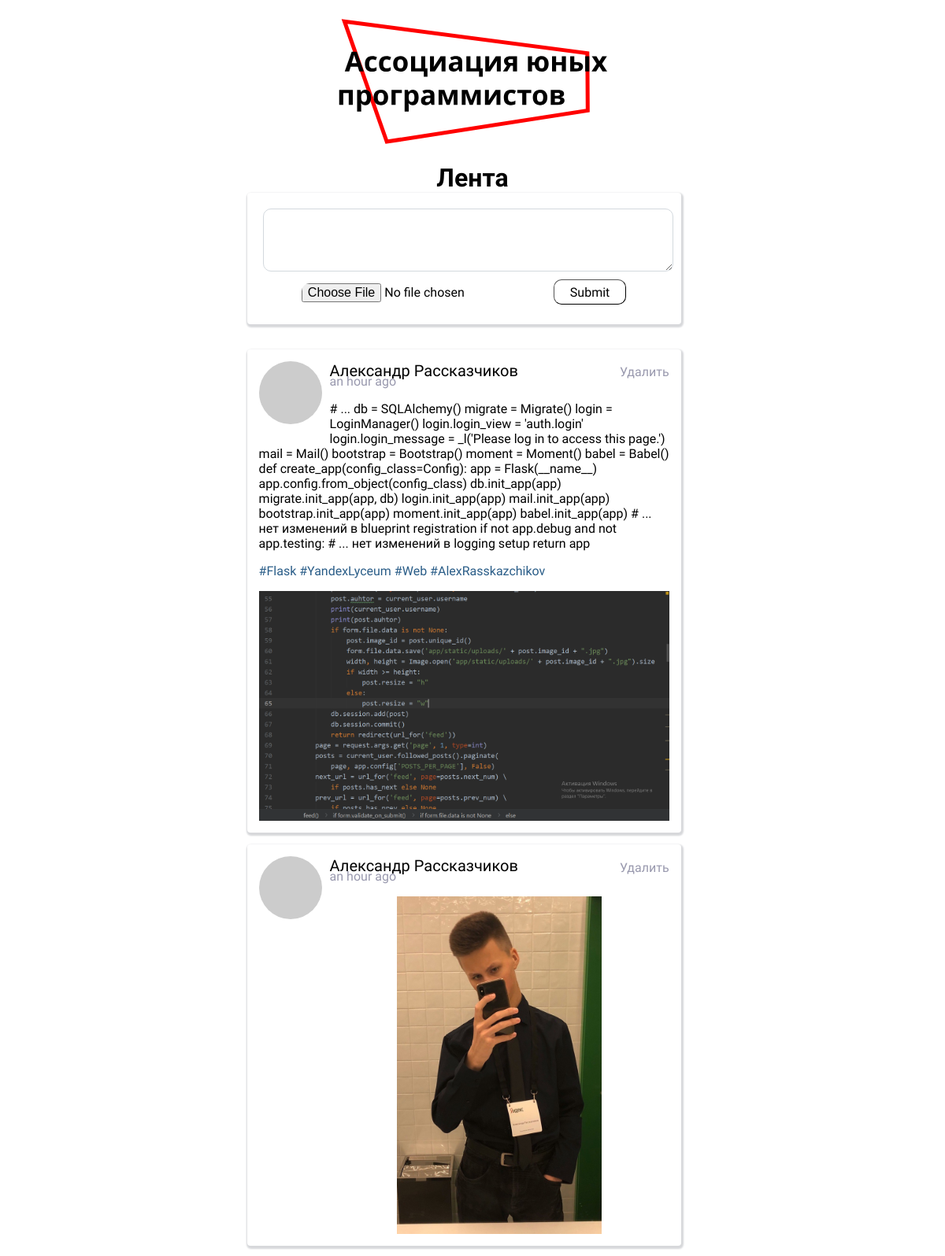
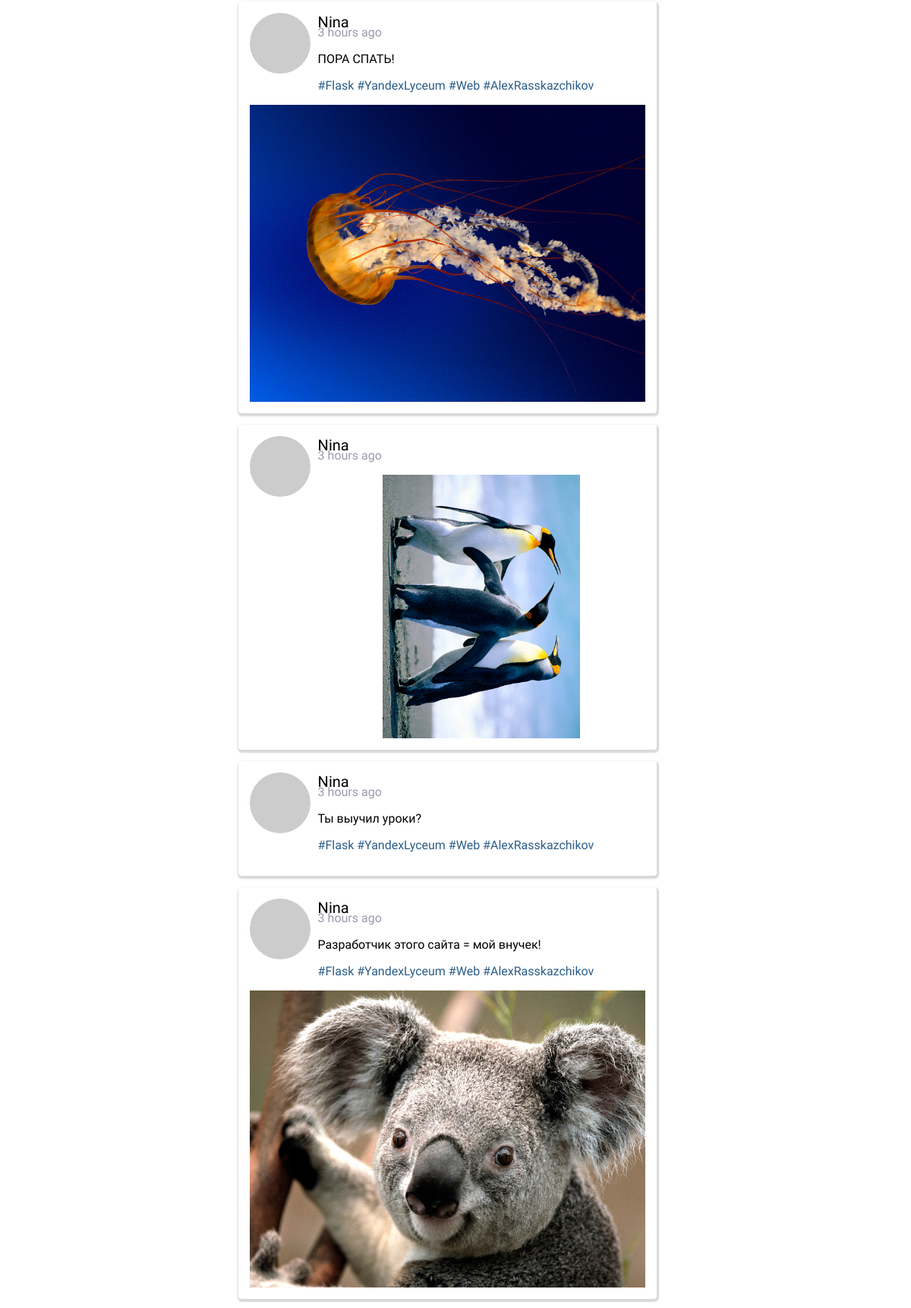
/feed (signed in, upper part), run on the app's committed database (2 pictures, top to bottom).
### app/models.py (models this page shows, shortened)
class Post(db.Model):
    id = db.Column(db.Integer, primary_key=True)
    body = db.Column(db.String(140))
    timestamp = db.Column(db.DateTime, index=True, default=datetime.utcnow)
    user_id = db.Column(db.Integer, db.ForeignKey('user.id'))
    image_id = db.Column(db.String(140))
    resize = db.Column(db.String(1))

class User(UserMixin, db.Model):
    id = db.Column(db.Integer, primary_key=True)
    username = db.Column(db.String(64), index=True, unique=True)
    email = db.Column(db.String(120), index=True, unique=True)
    password_hash = db.Column(db.String(128))
    posts = db.relationship('Post', backref='author', lazy='dynamic')
    about_me = db.Column(db.String(140))
    last_seen = db.Column(db.DateTime, default=datetime.utcnow)
    followed = db.relationship(
        'User', secondary=followers,
        primaryjoin=(followers.c.follower_id == id),
        secondaryjoin=(followers.c.followed_id == id),
        backref=db.backref('followers', lazy='dynamic'), lazy='dynamic')
    def avatar(self, size):
        digest = md5(self.email.lower().encode('utf-8')).hexdigest()
        return 'https://www.gravatar.com/avatar/{}?d=identicon&s={}'.format(
            digest, size)
    def followed_posts(self):
        followed = Post.query.join(
            followers, (followers.c.followed_id == Post.user_id)).filter(
            followers.c.follower_id == self.id)
        own = Post.query.filter_by(user_id=self.id)
        return followed.union(own).order_by(Post.timestamp.desc())

### app/routes.py (the view, shortened to what this page needs)
@app.route('/feed', methods=['GET', 'POST'])
@login_required
def feed():
    form = PostForm()
    page = request.args.get('page', 1, type=int)
    posts = current_user.followed_posts().paginate(
        page, app.config['POSTS_PER_PAGE'], False)
    next_url = url_for('feed', page=posts.next_num) \
        if posts.has_next else None
    prev_url = url_for('feed', page=posts.prev_num) \
        if posts.has_prev else None
    return render_template('feed.html', title='Лента', form=form,
                           posts=posts.items, next_url=next_url,
                           prev_url=prev_url, now=datetime.utcnow().strftime("%d.%m"))

### app/forms.py
class PostForm(FlaskForm):
    post = TextAreaField('Напишите что-нибудь.', validators=[Length(min=0, max=10000)])
    file = FileField()
    submit = SubmitField('Выложить')

### app/models.py (called while the page is built)
@login.user_loader
def load_user(user_id):
    return User.query.get(int(user_id))

### app/routes.py (called while the page is built)
@app.before_request
def before_request():
    if current_user.is_authenticated:
        current_user.last_seen = datetime.utcnow()
        db.session.commit()

### app/templates/feed.html (shortened to what this page needs)
{% extends "base.html" %}
{% block content %}
    {% if form %}
    <div class="post-input-window">
        <form action="" method="post" enctype="multipart/form-data" >
            <div class="post" align="center">
                {{ form.post(class_="post-input") }}<br>
                {{ form.file() }}
                <input type="submit" align="right" class="button">
            </div>
        </form>
    </div>
    {% endif %}
    <div style="text-align: left; width: 40%; margin: auto; padding-top: 1em;">
        {% for post in posts %}
        {% include '_post.html' %}
        {% endfor %}
    </div>
{% endblock %}

### app/templates/_post.html (shortened to what this page needs)
<link rel="stylesheet" href="/static/main.css">
<div class="post">
    <div class="post-avatar">
            <a href="{{ url_for('user', username=post.author.username) }}">
        <img src="{{ post.author.avatar(36) }}" class="post-avatar">
            </a>
            </div>
    {% if post.user_id == current_user.id %}
        <a href="/delete_post/{{post.id}}">
            <p class="small-text">
            Удалить
            </p>
        </a>
    {% endif %}
    <div class="post-username">
        {{post.author.username}}
    </div>
    <p class="post-time">{{moment(post.timestamp).fromNow()}}</p>
    {% if post.body %}
    <div class="post-text">
        <p>{{ post.body }}</p></div>
    <p>#Flask #YandexLyceum #Web #AlexRasskazchikov</p>
    {% endif %}
    {% if post.image_id %}
        <div align="center">
            <a href="static/uploads/{{post.image_id}}.jpg">
                {% if post.resize == "h" %}
                    <img src="/static/uploads/{{ post.image_id }}.jpg" class="post-image-w" align="center">
                {% else %}
                     <img src="/static/uploads/{{ post.image_id }}.jpg" class="post-image-h" align="center">
                {% endif %}
            </a>
        </div>
    {% endif %}
</div>

### app/static/main.css (style rules this page uses)
a { text-decoration: none; }
.post-avatar { border-radius: 50%; }
body { background-color: white; }
p, h1, h3 { font-family: "Istok Web"; }
input { font-family: "Istok Web"; margin: 5px; size: 32; height: 2em; border-radius: 10px; border-color: black; border-width: 1px; text-align: center; font-size: 1em; }
.post { font-family: "Istok Web"; width: 110%; background: #fff; border-radius: 4px; border-color: #d7d8db; box-shadow: 1px 2px 2px 2px #d7d8db; padding: 15px; margin-left: -3.1em; margin-bottom: 15px; }
.post-input-window { text-align: left; width: 40%; margin: auto; margin-top: 1em; }
.post-text { margin-top: 10px; margin-bottom: 10px; }
.post-input { font-family: "Istok Web"; margin: 5px; width: 100%; height: 5em; border-radius: 10px; border-color: #D3D9DE; border-width: 1px; text-align: center; font-size: 1em; padding: 10px; resize: vertical; }
.post-image-h { max-width:50%; max-height:50%; margin-bottom: 0em; }
.post-image-w { max-width:100%; max-height:100%; margin-bottom: 0em; }
.post-avatar { float: left; margin-right: 5px; margin-bottom: 5px; }
.post-username { font-size: 20px; margin-bottom: -10px; }
.post-time { margin-top: 2px; margin-left: -10px; color: #9999AE; }
.button { margin: 5px; padding-left: 20px; padding-right: 20px; size: 32; height: 2em; border-radius: 10px; border-color: black; border-width: 1px; text-align: center; font-size: 1em; background-color: white; }
.small-text { color: #9999AE; text-align: right; float: right; margin-top: 0.3em; }

### data on the page
Post: author.username "Александр Рассказчиков", timestamp "an hour ago", body "# ... db = SQLAlchemy() migrate = Migrate() login = LoginManager() login.login_view = 'auth.login' login.login_message = _l('Please log in to access this page.') mail = Mail() bootstrap = Bootstrap() moment = Moment() babel = Babel() def create_app(config_class=Config): app = Flask(__name__) app.config.from_object(config_class) db.init_app(app) migrate.init_app(app, db) login.init_app(app) mail.init_app(app) bootstrap.init_app(app) moment.init_app(app) babel.init_app(app) # ... нет изменений в blueprint registration if not app.debug and not app.testing: # ... нет изменений в logging setup return app", image_id (picture)
Post: author.username "Александр Рассказчиков", timestamp "an hour ago", image_id (picture)
Post: author.username "Nina", timestamp "3 hours ago", body "ПОРА СПАТЬ!", image_id (picture)
Post: author.username "Nina", timestamp "3 hours ago", image_id (picture)
Post: author.username "Nina", timestamp "3 hours ago", body "Ты выучил уроки?"
Post: author.username "Nina", timestamp "3 hours ago", body "Разработчик этого сайта = мой внучек!", image_id (picture)

### other printed values
{{ title }} "Лента"
